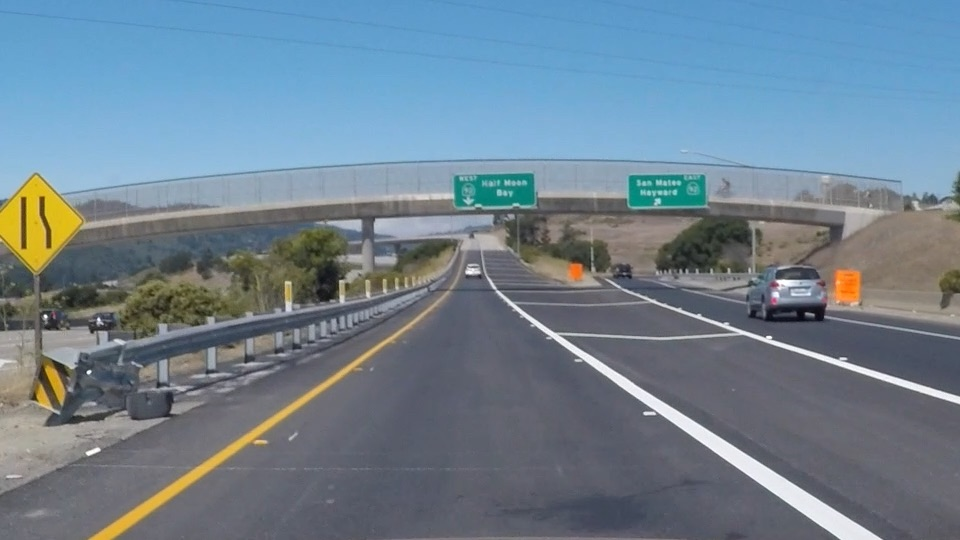
#> input picture team_1/images/exit-ramp.jpg, 960 x 540 px
$ jupyter execute quadrilateral_houghTransform.ipynb
#> lines starting #> are read from the running program, lines starting #| are printed output that depends on the picture; after the words box and inside, x2 and y2 are one past the last pixel; in counts of white or black regions, pixels touching at a corner belong together
As you can see I've detected lots of line segments! Your job, in the next exercise, is to figure out which parameters do the best job of optimizing the detection of the lane lines. Then, you'll want to apply a region of interest mask to filter out detected line segments in other areas of the image. Earlier in this lesson you used a triangular region mask, but this time you'll get a chance to use a quadrilateral region mask using the cv2.fillPoly() function (keep in mind though, you could use this same method to mask an arbitrarily complex polygon region). When you're finished you'll be ready to apply the skills you've learned to do the project at the end of this lesson.

[cell 1]
import matplotlib.pyplot as plt
import matplotlib.image as mpimg
import numpy as np
import cv2

[cell 2]
image = mpimg.imread('../images/exit-ramp.jpg')
#> image is the input picture: shape (540, 960, 3); mean R, G, B 111.3, 130.2, 144.4
gray = cv2.cvtColor(image,cv2.COLOR_RGB2GRAY)
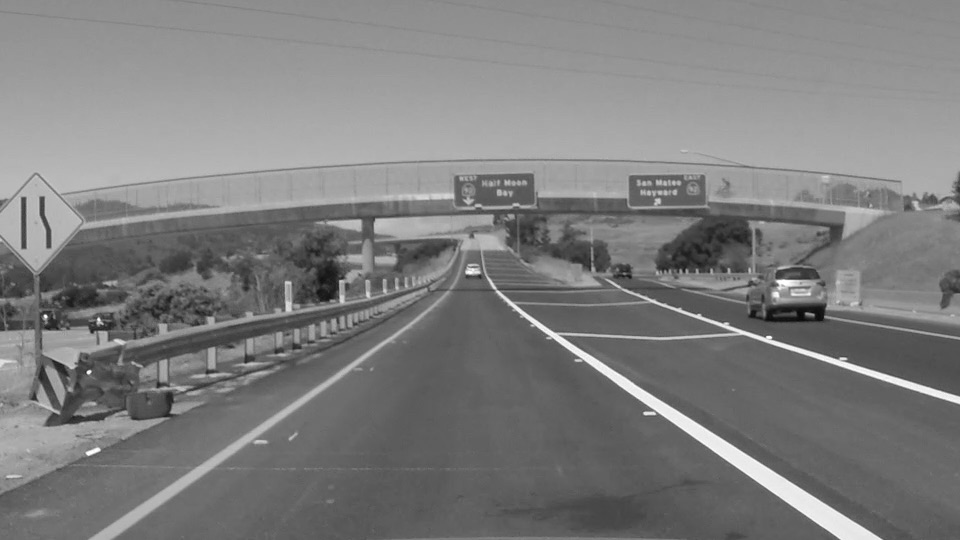
#> gray: shape (540, 960); min 7, max 255, mean 126.2

[cell 3]
# Define a kernel size and apply Gaussian smoothing
kernel_size = 5
blur_gray = cv2.GaussianBlur(gray,(kernel_size, kernel_size),0)

# Define our parameters for Canny and apply
low_threshold = 50
high_threshold = 150
edges = cv2.Canny(blur_gray, low_threshold, high_threshold)
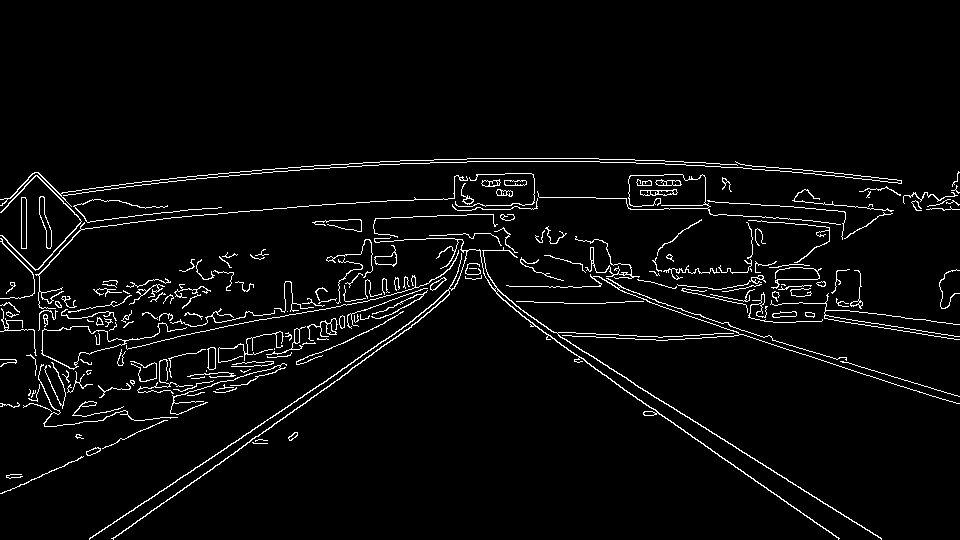
#> edges: shape (540, 960); 3.8% white in thin lines or dots, all inside (x1, y1, x2, y2) = (0, 158, 960, 540)

[cell 4]
# There code have change.
# Next we'll create a masked edges image using cv2.fillPoly()
mask = np.zeros_like(edges)
ignore_mask_color = 255

# This time we are defining a four sided polygon to mask
imshape = image.shape
#> imshape = (540, 960, 3)
vertices = np.array([[(0,imshape[0]),(450,290),(450,290),(imshape[1],imshape[0])]], dtype=np.int32)
cv2.fillPoly(mask, vertices, ignore_mask_color)
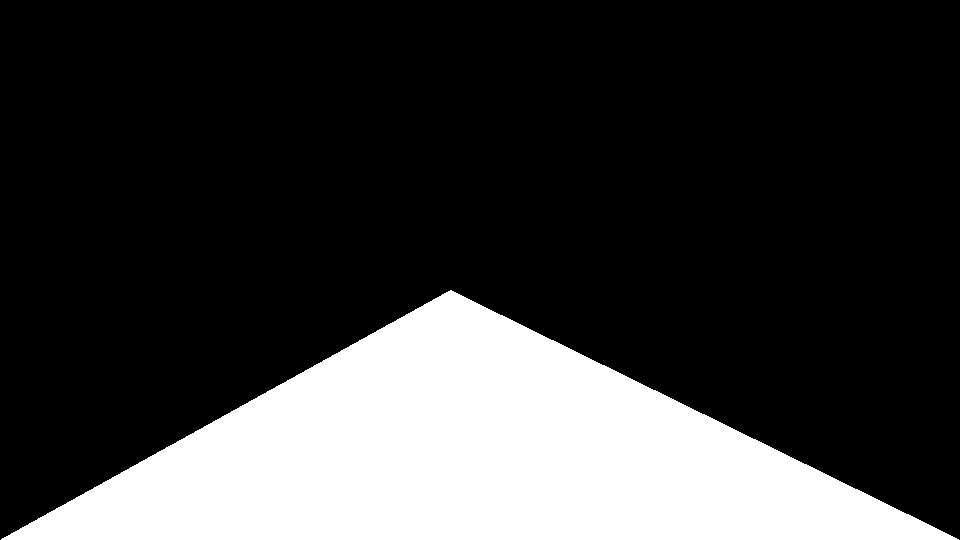
#> mask: shape (540, 960); 23.2% white; 1 white region, box (x1, y1, x2, y2) and area: (1, 290, 959, 540) 120105
masked_edges = cv2.bitwise_and(edges, mask)
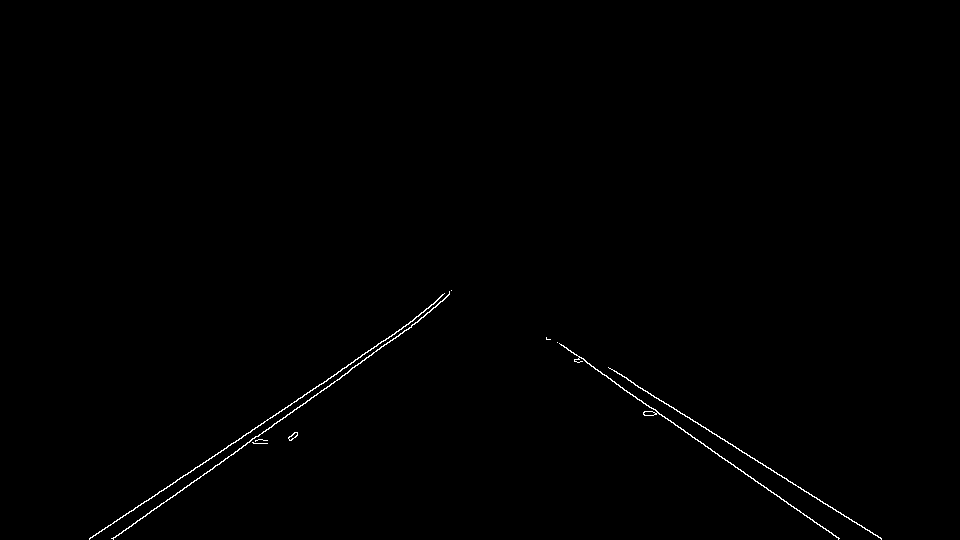
#> masked_edges: shape (540, 960); 0.43% white in thin lines or dots, all inside (x1, y1, x2, y2) = (89, 290, 882, 540)

[cell 5]
# Define the Hough transform parameters
# Make a blank the same size as our image to draw on
rho = 1 # distance resolution in pixels of the Hough grid
theta = np.pi/180 # angular resolution in radians of the Hough grid
threshold = 15     # minimum number of votes (intersections in Hough grid cell)
min_line_length = 40  #minimum number of pixels making up a line
max_line_gap = 20    # maximum gap in pixels between connectable line segments
line_image = np.copy(image)*0 # creating a blank to draw lines on
#> line_image: shape (540, 960, 3); every value is 0

[cell 6]
# Run Hough on edge detected image
# Output "lines" is an array containing endpoints of detected line segments
lines = cv2.HoughLinesP(masked_edges, rho, theta, threshold, np.array([]),
                            min_line_length, max_line_gap)
#> lines = [[608, 367, 881, 538], [561, 344, 839, 538], [133, 510, 401, 329], [89, 539, 444, 299], [111, 538, 348, 372], [557, 342, 838, 539], [342, 375, 418, 321], [114, 537, 175, 495], [352, 367, 425, 315], [113, 538, 271, 427], [635, 385, 880, 538], [239, 448, 371, 355]]

# Iterate over the output "lines" and draw lines on a blank image
for line in lines:
    for x1,y1,x2,y2 in line:
        cv2.line(line_image,(x1,y1),(x2,y2),(255,0,0),10)
#> this loop made 12 passes
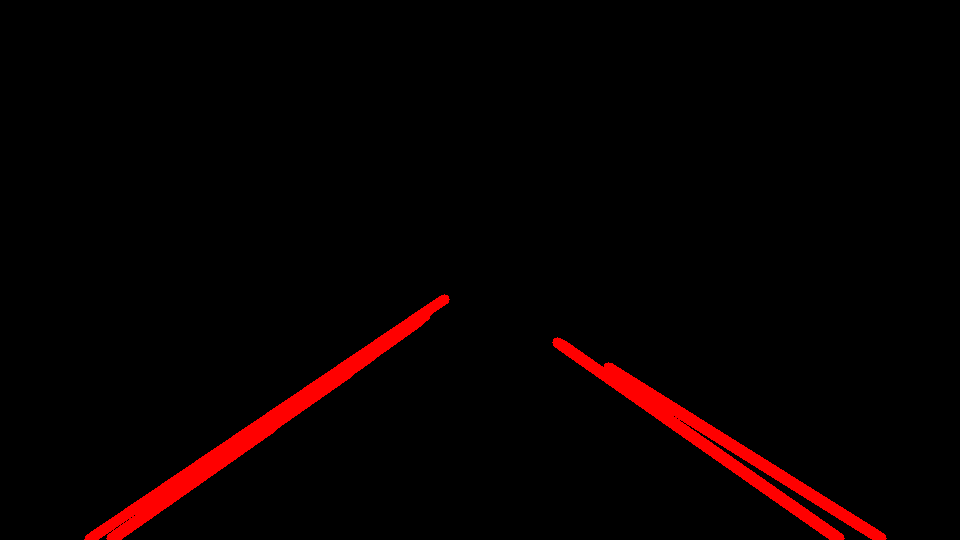
#> line_image: shape (540, 960, 3); mean R, G, B 7.8, 0, 0

# Create a "color" binary image to combine with line image
color_edges = np.dstack((edges, edges, edges))

# Draw the lines on the edge image
lines_edges = cv2.addWeighted(color_edges, 0.8, line_image, 1, 0)
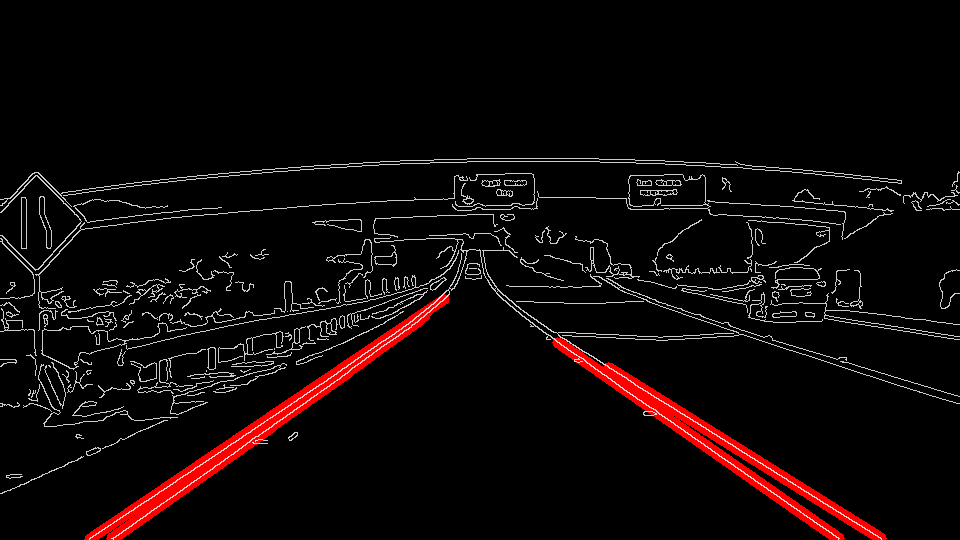
#> lines_edges: shape (540, 960, 3); mean of channels 0, 1, 2 14.8, 7.8, 7.8; drawn as R, G, B
plt.imshow(lines_edges)
plt.show()
